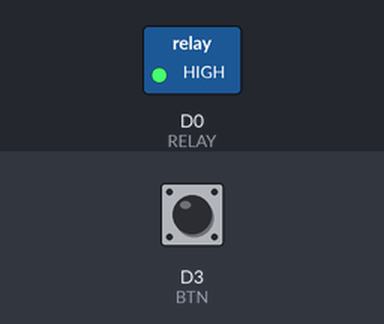
Bench run of a sketch on a simulated ESP8266 (NodeMCU). Shown: switched loads named in the sketch (green lamp = pin HIGH). The test bench sets the inputs (shaded band); at power-on: D3 (BTN) HIGH.

Above: at 1.2 s.
1.3 s: D3 (BTN) pulled LOW for 0.15 s
At 2.5 s:
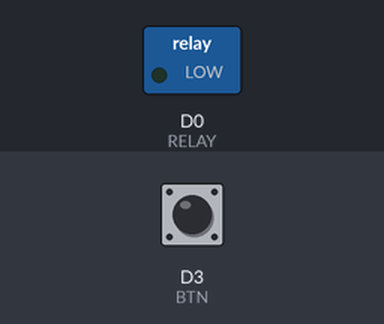
2.9 s: D3 (BTN) pulled LOW for 1 s
At 4.0 s:
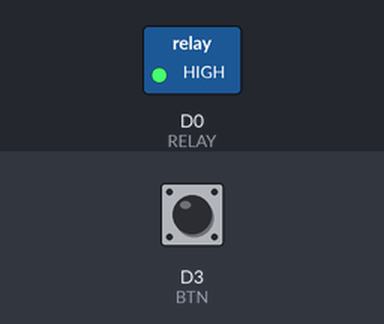
5.4 s: D3 (BTN) pulled LOW for 3.2 s
At 6.7 s:
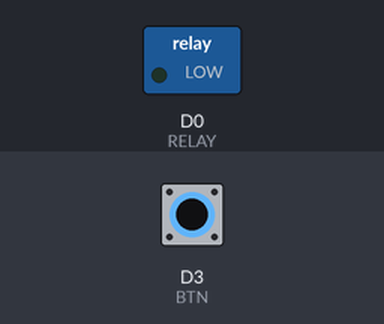
Timing chart, 0 to 8.4 s (numbered marks = the images above; inputs shaded):
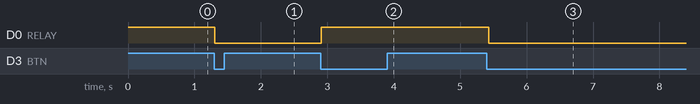

The sketch:

RELAY.ino
```cpp
#define BTN D3
#define RELAY D0
#define db_time 10L     // tempo descartado para debounce
#define loop_time 50L   // período em (ms) de leitura dos botões
uint32_t loop_ref = 0;  // variávei auxiliar para referência de tempo
bool flag_button = 0;   // variável auxiliar para leitura de borda

// lê a borda de descida de um botão com resistor de pull-up:
// retorna 1-botão pressionado / 0-caso contrário
bool read_btn(uint8_t pin, bool *flag_button, uint8_t debounce_time);

void setup() {
  pinMode(BTN, INPUT_PULLUP);  // 1-nível lógico baixo / 0-nível lógico alto
  pinMode(RELAY, OUTPUT);
  digitalWrite(RELAY, 1);
  loop_ref = millis();  // atualiza referência de tempo para leitura do botão
}

void loop() {
  if (millis() - loop_ref >= loop_time) {
    loop_ref = millis();
    if (read_btn(BTN, &flag_button, db_time)) {
      digitalWrite(RELAY, !digitalRead(RELAY));
    }
  }
}

bool read_btn(uint8_t pin, bool *flag_button, uint8_t debounce_time) {
  bool value = 0;
  if (!digitalRead(pin)) {
    if (*flag_button) {
      if (debounce_time > 0) {
        unsigned long t_aux = millis();
        while ((millis() - t_aux >= db_time)) {}
      }
      if (!digitalRead(pin)) value = 1;
      *flag_button = 0;
    }
  } else *flag_button = 1;
  return value;
}
```

Measured:
- after the input at 1.3 s, D0 (RELAY): HIGH → LOW at once
- after the input at 2.9 s, D0 (RELAY): LOW → HIGH at once
- after the input at 5.4 s, D0 (RELAY): HIGH → LOW at once
